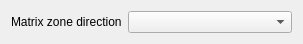
<?xml version="1.0" encoding="UTF-8"?>
<ui version="4.0">
 <class>Stack</class>
 <widget class="QWidget" name="Stack">
  <property name="geometry">
   <rect>
    <x>0</x>
    <y>0</y>
    <width>303</width>
    <height>40</height>
   </rect>
  </property>
  <layout class="QGridLayout" name="gridLayout" columnstretch="0,1">
   <item row="0" column="0">
    <widget class="QLabel" name="direction_label">
     <property name="text">
      <string>Matrix zone direction</string>
     </property>
    </widget>
   </item>
   <item row="0" column="1">
    <widget class="QComboBox" name="direction"/>
   </item>
  </layout>
 </widget>
 <resources/>
 <connections/>
</ui>
